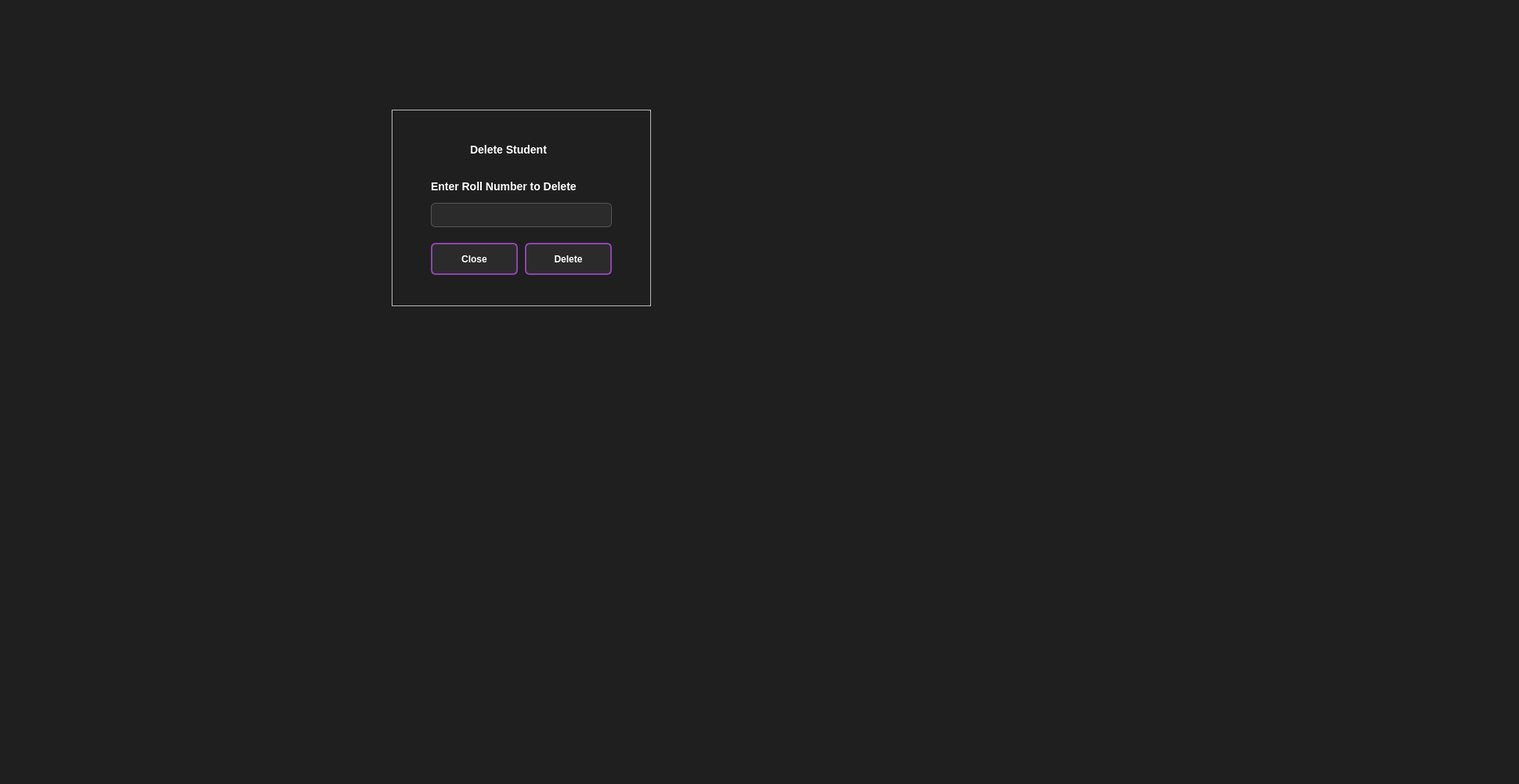
<?xml version="1.0" encoding="UTF-8"?>
<ui version="4.0">
 <class>DeleteStudentDialog</class>
 <widget class="QDialog" name="DeleteStudentDialog">
  <property name="geometry">
   <rect>
    <x>0</x>
    <y>0</y>
    <width>1939</width>
    <height>1001</height>
   </rect>
  </property>
  <property name="windowTitle">
   <string>Dialog</string>
  </property>
  <property name="styleSheet">
   <string notr="true">QDialog { 
    background-color: #1f1f1f; 
    color: white; 
}

QLabel { 
    color: white; 
    font-weight: bold; 
    font-size: 14px; 
}

QLineEdit { 
    background-color: #2b2b2b; 
    color: white; 
    border: 1px solid #555555; 
    border-radius: 5px; 
    padding: 6px; 
    font-size: 12px;
}

QPushButton { 
    background-color: #2b2b2b; 
    color: white; 
    border: 2px solid #8e44ad; 
    border-radius: 6px; 
    padding: 6px 15px; 
    font-weight: bold; 
}

QPushButton:hover { 
    background-color: #8e44ad; 
}

QPushButton:pressed { 
    background-color: #732d91; 
}</string>
  </property>
  <widget class="QFrame" name="frame">
   <property name="geometry">
    <rect>
     <x>500</x>
     <y>140</y>
     <width>331</width>
     <height>251</height>
    </rect>
   </property>
   <property name="frameShape">
    <enum>QFrame::Shape::StyledPanel</enum>
   </property>
   <property name="frameShadow">
    <enum>QFrame::Shadow::Raised</enum>
   </property>
   <widget class="QLabel" name="label_5">
    <property name="geometry">
     <rect>
      <x>100</x>
      <y>30</y>
      <width>191</width>
      <height>41</height>
     </rect>
    </property>
    <property name="font">
     <font>
      <family>Segoe UI</family>
      <pointsize>14</pointsize>
      <italic>false</italic>
      <bold>true</bold>
     </font>
    </property>
    <property name="styleSheet">
     <string notr="true">color: rgb(255, 255, 255);
font: 700 14pt &quot;Segoe UI&quot;;</string>
    </property>
    <property name="text">
     <string>Delete Student</string>
    </property>
   </widget>
   <widget class="QLabel" name="label_6">
    <property name="geometry">
     <rect>
      <x>50</x>
      <y>90</y>
      <width>231</width>
      <height>16</height>
     </rect>
    </property>
    <property name="font">
     <font>
      <pointsize>-1</pointsize>
      <bold>true</bold>
     </font>
    </property>
    <property name="styleSheet">
     <string notr="true">color:rgb(255, 255, 255)</string>
    </property>
    <property name="text">
     <string>Enter Roll Number to Delete</string>
    </property>
   </widget>
   <widget class="QPushButton" name="pushButton_Delete">
    <property name="geometry">
     <rect>
      <x>170</x>
      <y>170</y>
      <width>111</width>
      <height>41</height>
     </rect>
    </property>
    <property name="font">
     <font>
      <bold>true</bold>
     </font>
    </property>
    <property name="styleSheet">
     <string notr="true">color: rgb(255, 255, 255);</string>
    </property>
    <property name="text">
     <string>Delete</string>
    </property>
   </widget>
   <widget class="QPushButton" name="pushButton_Close">
    <property name="geometry">
     <rect>
      <x>50</x>
      <y>170</y>
      <width>111</width>
      <height>41</height>
     </rect>
    </property>
    <property name="font">
     <font>
      <bold>true</bold>
     </font>
    </property>
    <property name="styleSheet">
     <string notr="true">color: rgb(255, 255, 255);</string>
    </property>
    <property name="text">
     <string>Close</string>
    </property>
   </widget>
   <widget class="QLineEdit" name="lineEdit_Roll_2">
    <property name="geometry">
     <rect>
      <x>50</x>
      <y>119</y>
      <width>231</width>
      <height>31</height>
     </rect>
    </property>
   </widget>
  </widget>
 </widget>
 <resources/>
 <connections/>
</ui>
